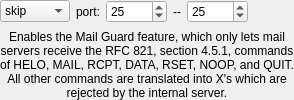
         <widget class="QWidget" name="label661">
          <attribute name="title">
           <string>smtp</string>
          </attribute>
          <layout class="QGridLayout">
           <property name="margin">
            <number>0</number>
           </property>
           <item row="1" column="0" colspan="6">
            <widget class="QLabel" name="label703">
             <property name="text">
              <string>Enables the Mail Guard feature, which only lets mail servers receive the RFC 821, section 4.5.1, commands of HELO, MAIL, RCPT, DATA, RSET, NOOP, and QUIT. All other commands are translated into X's which are rejected by the internal server.</string>
             </property>
             <property name="alignment">
              <set>Qt::AlignCenter</set>
             </property>
             <property name="wordWrap">
              <bool>true</bool>
             </property>
            </widget>
           </item>
           <item row="0" column="1">
            <widget class="QLabel" name="label702">
             <property name="text">
              <string>port:</string>
             </property>
             <property name="alignment">
              <set>Qt::AlignCenter</set>
             </property>
             <property name="wordWrap">
              <bool>false</bool>
             </property>
             <property name="buddy">
              <cstring>pix_ctiqbe_port</cstring>
             </property>
            </widget>
           </item>
           <item row="0" column="3">
            <widget class="QLabel" name="label704">
             <property name="text">
              <string>--</string>
             </property>
             <property name="alignment">
              <set>Qt::AlignCenter</set>
             </property>
             <property name="wordWrap">
              <bool>false</bool>
             </property>
            </widget>
           </item>
           <item row="0" column="4">
            <widget class="QSpinBox" name="pix_smtp_port2">
             <property name="minimum">
              <number>1</number>
             </property>
             <property name="maximum">
              <number>65535</number>
             </property>
             <property name="value">
              <number>25</number>
             </property>
            </widget>
           </item>
           <item row="0" column="2">
            <widget class="QSpinBox" name="pix_smtp_port1">
             <property name="minimum">
              <number>1</number>
             </property>
             <property name="maximum">
              <number>65535</number>
             </property>
             <property name="value">
              <number>25</number>
             </property>
            </widget>
           </item>
           <item row="0" column="5">
            <spacer>
             <property name="orientation">
              <enum>Qt::Horizontal</enum>
             </property>
             <property name="sizeType">
              <enum>QSizePolicy::Expanding</enum>
             </property>
             <property name="sizeHint" stdset="0">
              <size>
               <width>40</width>
               <height>20</height>
              </size>
             </property>
            </spacer>
           </item>
           <item row="0" column="0">
            <widget class="QComboBox" name="pix_smtp_switch">
             <item>
              <property name="text">
               <string>skip</string>
              </property>
             </item>
             <item>
              <property name="text">
               <string>enable</string>
              </property>
             </item>
             <item>
              <property name="text">
               <string>disable</string>
              </property>
             </item>
            </widget>
           </item>
          </layout>
         </widget>
